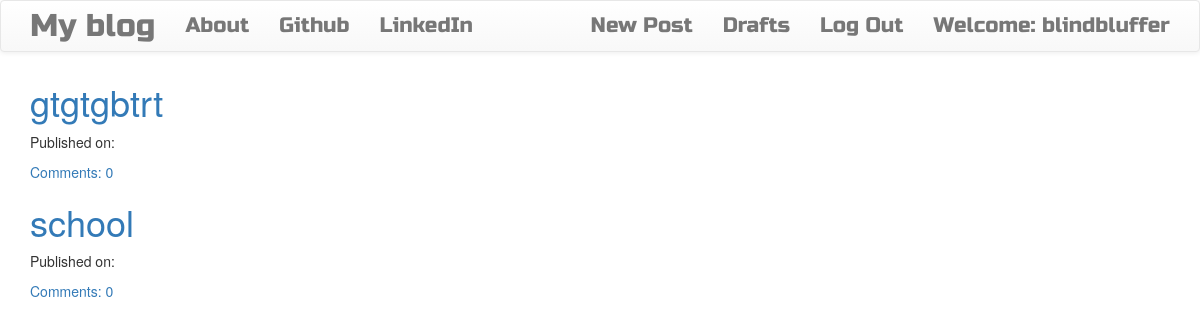
Page /drafts/ (signed in) on the committed database.
### blog/models.py (models this page shows, shortened)
class Post(models.Model):
    author = models.ForeignKey('auth.User',on_delete=models.CASCADE)
    title = models.CharField(max_length=200)
    text = models.TextField()
    created_date = models.DateTimeField(default=timezone.now)
    published_date = models.DateTimeField(blank=True,null=True)
    def approve_comments(self):
        return self.comments.filter(approved_comment=True)

### blog/views.py (the view)
# urls.py: url(r'^drafts/$',views.DraftListView.as_view(),name='post_draft_list'),
class DraftListView(LoginRequiredMixin,ListView):
    login_url = '/login/'
    redirect_field_name = 'blog/post_list.html'
    model = Post
    def get_queryset(self):
        return Post.objects.filter(published_date__isnull=True).order_by('created_date')

### blog/templates/blog/post_list.html
{% extends "blog/base.html" %}
{% block content %}
<div class="centerstage">
  {% for post in post_list %}
  <div class="post">
    <h1><a href="{% url 'post_detail' pk=post.pk %}">{{ post.title }}</a></h1>
    <div class="date">
      <p>Published on: {{post.published|date:"D M Y"}}</p>
    </div>
    <a href="{% url 'post_detail' pk=post.pk %}">Comments: {{post.approve_comments.count }}</a>
  </div>
  {% endfor %}
</div>
{% endblock %}

### blog/templates/blog/base.html (shortened to what this page needs)
<!DOCTYPE html>
{% load staticfiles %}
<html lang="en" dir="ltr">
  <head>
  <link rel="stylesheet" href="https://maxcdn.bootstrapcdn.com/bootstrap/3.3.7/css/bootstrap.min.css">
  <link rel="stylesheet" href="https://maxcdn.bootstrapcdn.com/bootstrap/3.3.7/css/bootstrap-theme.min.css">
      <link rel="stylesheet" href="//cdn.jsdelivr.net/npm/medium-editor@latest/dist/css/medium-editor.min.css" type="text/css" media="screen" charset="utf-8">
      <link rel="stylesheet" href="{% static 'css/blog.css'%}">
  </head>
  <body class='loader'>
      <nav class="navbar navbar-default techfont custom-navbar">
        <div class="container">
          <ul class="nav navbar-nav">
            <li><a class='navbar-brand bigbrand' href="{% url 'post_list' %}">My blog</a>
            </li>
            <li><a href="{% url 'about' %}">About</a>
            </li>
            <li><a href="https://www.github.com">Github</a>
            </li>
            <li><a href="https://www.linkedin.com">LinkedIn</a>
            </li>
          </ul>
          <ul class='nav navbar-nav navbar-right'>
            {% if user.is_authenticated %}
              <li>
                <a href="{% url 'post_new'%}">New Post</a>
              </li>
              <li>
                <a href="{% url 'post_draft_list'%}">Drafts</a>
              </li>
              <li>
                <a href="{% url 'logout'%}">Log Out</a>
              </li>
              <li>
                 <a>Welcome: {{user.username }}</a>
              </li>
              {% else %}
                  <li><a class='nav navbar-right' href="{% url 'login' %}"><span class='glyphicon glyphicon-user'></span></a>
                  </li>
            {% endif %}
          </ul>
        </div>
      </nav>
      <div class="content container">
        <div class="row">
          <div class="col-md-8">
            <div class="blog_posts">
              {% block content %}
              {% endblock %}
            </div>
          </div>
        </div>
      </div>
  </body>
</html>

### blog/static/css/blog.css (style rules this page uses)
.techfont { font-family: 'Russo One',sans-serif; font-size: 1.5em; margin-bottom: 10px; }
.bigbrand { font-size: 1.5em; }
.centerstage { margin-left: auto; margin-right: auto; }
.loader { filter:hue-rotate(0deg); color:linear-gradient(45deg,#0f8,#08f); animation:hue 10000ms infinite linear; }

### rows in the picture
Post: title "gtgtgbtrt", approve_comments.count "0"
Post: title "school", approve_comments.count "0"

### other values in the picture
{{ user.username }} "blindbluffer"
